Frame 1 (no input): blank canvas, image omitted
Frame 60 (no input): blank canvas, image omitted
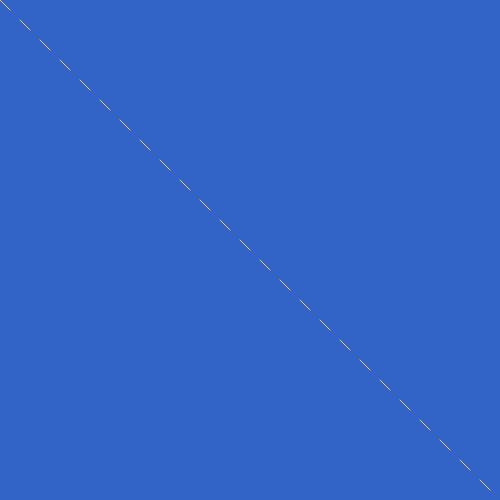
Frame 120 (the mouse pressed at the canvas centre since frame 60)

The p5.js sketch whose frames 1 and 60 were blank and that drew this single picture after the mouse press (run headless with seeded random() and noise() and a simulated clock; from frame 60 on, the mouse is pressed at the canvas centre):

// p5.js sketch
// ── sketch.js
function setup(){
  createCanvas(500,500);
}
function draw(){
  var x = 250;
  var y = 0;
  
  background(50,100,200);
   
   //move when mouse is pressed
   if (mouseIsPressed === true){
    stroke (200);
    beginShape(LINES);
  while(y < width && y < height) {
      vertex(y,y);
      y+=0;
      y+=10;
  }
  endShape();
  }
 
 //line when no mouse press
  stroke(200);
  beginShape(LINES);
  while(x < width && y < height) {
      vertex(x,y);
      x+=0;
      y+=10;
  }
  endShape();
 

}
